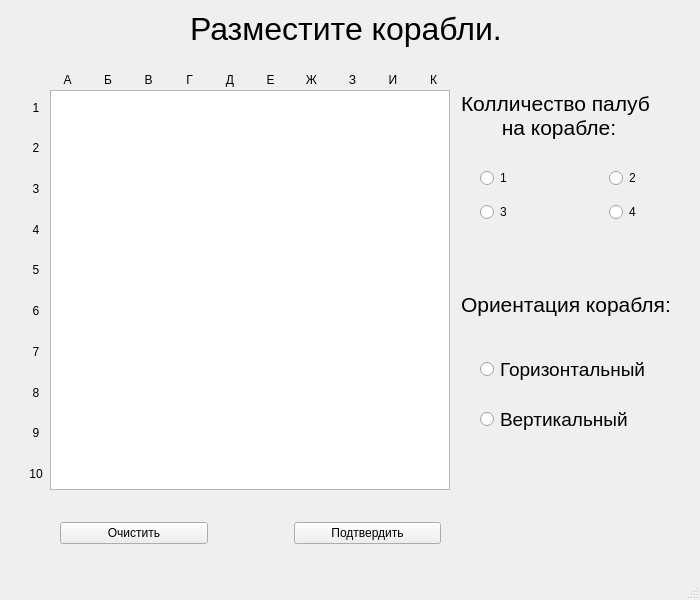
<?xml version="1.0" encoding="UTF-8"?>
<ui version="4.0">
 <class>MainWindow</class>
 <widget class="QMainWindow" name="MainWindow">
  <property name="geometry">
   <rect>
    <x>0</x>
    <y>0</y>
    <width>700</width>
    <height>600</height>
   </rect>
  </property>
  <property name="windowTitle">
   <string>Edit</string>
  </property>
  <widget class="QWidget" name="centralwidget">
   <widget class="QGraphicsView" name="graphicsView">
    <property name="geometry">
     <rect>
      <x>50</x>
      <y>90</y>
      <width>400</width>
      <height>400</height>
     </rect>
    </property>
   </widget>
   <widget class="QWidget" name="layoutWidget">
    <property name="geometry">
     <rect>
      <x>60</x>
      <y>520</y>
      <width>381</width>
      <height>27</height>
     </rect>
    </property>
    <layout class="QHBoxLayout" name="horizontalLayout">
     <item>
      <widget class="QPushButton" name="pushButton">
       <property name="text">
        <string>Очистить</string>
       </property>
      </widget>
     </item>
     <item>
      <spacer name="horizontalSpacer">
       <property name="orientation">
        <enum>Qt::Horizontal</enum>
       </property>
       <property name="sizeType">
        <enum>QSizePolicy::Fixed</enum>
       </property>
       <property name="sizeHint" stdset="0">
        <size>
         <width>80</width>
         <height>20</height>
        </size>
       </property>
      </spacer>
     </item>
     <item>
      <widget class="QPushButton" name="pushButton_2">
       <property name="text">
        <string>Подтвердить</string>
       </property>
      </widget>
     </item>
    </layout>
   </widget>
   <widget class="QWidget" name="layoutWidget">
    <property name="geometry">
     <rect>
      <x>10</x>
      <y>90</y>
      <width>41</width>
      <height>401</height>
     </rect>
    </property>
    <layout class="QVBoxLayout" name="verticalLayout_4">
     <property name="leftMargin">
      <number>11</number>
     </property>
     <item>
      <widget class="QLabel" name="label_4">
       <property name="text">
        <string>1</string>
       </property>
       <property name="alignment">
        <set>Qt::AlignCenter</set>
       </property>
      </widget>
     </item>
     <item>
      <widget class="QLabel" name="label_5">
       <property name="text">
        <string>2</string>
       </property>
       <property name="alignment">
        <set>Qt::AlignCenter</set>
       </property>
      </widget>
     </item>
     <item>
      <widget class="QLabel" name="label_6">
       <property name="text">
        <string>3</string>
       </property>
       <property name="alignment">
        <set>Qt::AlignCenter</set>
       </property>
      </widget>
     </item>
     <item>
      <widget class="QLabel" name="label_7">
       <property name="text">
        <string>4</string>
       </property>
       <property name="alignment">
        <set>Qt::AlignCenter</set>
       </property>
      </widget>
     </item>
     <item>
      <widget class="QLabel" name="label_8">
       <property name="text">
        <string>5</string>
       </property>
       <property name="alignment">
        <set>Qt::AlignCenter</set>
       </property>
      </widget>
     </item>
     <item>
      <widget class="QLabel" name="label_9">
       <property name="text">
        <string>6</string>
       </property>
       <property name="alignment">
        <set>Qt::AlignCenter</set>
       </property>
      </widget>
     </item>
     <item>
      <widget class="QLabel" name="label_10">
       <property name="text">
        <string>7</string>
       </property>
       <property name="alignment">
        <set>Qt::AlignCenter</set>
       </property>
      </widget>
     </item>
     <item>
      <widget class="QLabel" name="label_11">
       <property name="text">
        <string>8</string>
       </property>
       <property name="alignment">
        <set>Qt::AlignCenter</set>
       </property>
      </widget>
     </item>
     <item>
      <widget class="QLabel" name="label_12">
       <property name="text">
        <string>9</string>
       </property>
       <property name="alignment">
        <set>Qt::AlignCenter</set>
       </property>
      </widget>
     </item>
     <item>
      <widget class="QLabel" name="label_13">
       <property name="text">
        <string>10</string>
       </property>
       <property name="alignment">
        <set>Qt::AlignCenter</set>
       </property>
      </widget>
     </item>
    </layout>
   </widget>
   <widget class="QLabel" name="label">
    <property name="geometry">
     <rect>
      <x>190</x>
      <y>10</y>
      <width>318</width>
      <height>37</height>
     </rect>
    </property>
    <property name="font">
     <font>
      <pointsize>24</pointsize>
     </font>
    </property>
    <property name="text">
     <string>Разместите корабли.</string>
    </property>
   </widget>
   <widget class="QWidget" name="layoutWidget">
    <property name="geometry">
     <rect>
      <x>50</x>
      <y>70</y>
      <width>401</width>
      <height>19</height>
     </rect>
    </property>
    <layout class="QHBoxLayout" name="horizontalLayout_4">
     <item>
      <widget class="QLabel" name="label_14">
       <property name="text">
        <string>А</string>
       </property>
       <property name="alignment">
        <set>Qt::AlignCenter</set>
       </property>
      </widget>
     </item>
     <item>
      <widget class="QLabel" name="label_15">
       <property name="text">
        <string>Б</string>
       </property>
       <property name="alignment">
        <set>Qt::AlignCenter</set>
       </property>
      </widget>
     </item>
     <item>
      <widget class="QLabel" name="label_16">
       <property name="text">
        <string>В</string>
       </property>
       <property name="alignment">
        <set>Qt::AlignCenter</set>
       </property>
      </widget>
     </item>
     <item>
      <widget class="QLabel" name="label_17">
       <property name="text">
        <string>Г</string>
       </property>
       <property name="alignment">
        <set>Qt::AlignCenter</set>
       </property>
      </widget>
     </item>
     <item>
      <widget class="QLabel" name="label_18">
       <property name="text">
        <string>Д</string>
       </property>
       <property name="alignment">
        <set>Qt::AlignCenter</set>
       </property>
      </widget>
     </item>
     <item>
      <widget class="QLabel" name="label_19">
       <property name="text">
        <string>Е</string>
       </property>
       <property name="alignment">
        <set>Qt::AlignCenter</set>
       </property>
      </widget>
     </item>
     <item>
      <widget class="QLabel" name="label_20">
       <property name="text">
        <string>Ж</string>
       </property>
       <property name="alignment">
        <set>Qt::AlignCenter</set>
       </property>
      </widget>
     </item>
     <item>
      <widget class="QLabel" name="label_21">
       <property name="text">
        <string>З</string>
       </property>
       <property name="alignment">
        <set>Qt::AlignCenter</set>
       </property>
      </widget>
     </item>
     <item>
      <widget class="QLabel" name="label_22">
       <property name="text">
        <string>И</string>
       </property>
       <property name="alignment">
        <set>Qt::AlignCenter</set>
       </property>
      </widget>
     </item>
     <item>
      <widget class="QLabel" name="label_23">
       <property name="text">
        <string>К</string>
       </property>
       <property name="alignment">
        <set>Qt::AlignCenter</set>
       </property>
      </widget>
     </item>
    </layout>
   </widget>
   <widget class="QLabel" name="label_2">
    <property name="geometry">
     <rect>
      <x>461</x>
      <y>91</y>
      <width>193</width>
      <height>48</height>
     </rect>
    </property>
    <property name="font">
     <font>
      <pointsize>16</pointsize>
     </font>
    </property>
    <property name="text">
     <string>Колличество палуб
       на корабле:</string>
    </property>
   </widget>
   <widget class="QWidget" name="">
    <property name="geometry">
     <rect>
      <x>480</x>
      <y>160</y>
      <width>161</width>
      <height>71</height>
     </rect>
    </property>
    <layout class="QVBoxLayout" name="verticalLayout">
     <item>
      <layout class="QHBoxLayout" name="horizontalLayout_2">
       <item>
        <widget class="QRadioButton" name="radioButton">
         <property name="text">
          <string>1</string>
         </property>
        </widget>
       </item>
       <item>
        <spacer name="horizontalSpacer_2">
         <property name="orientation">
          <enum>Qt::Horizontal</enum>
         </property>
         <property name="sizeHint" stdset="0">
          <size>
           <width>40</width>
           <height>20</height>
          </size>
         </property>
        </spacer>
       </item>
       <item>
        <widget class="QRadioButton" name="radioButton_2">
         <property name="text">
          <string>2</string>
         </property>
        </widget>
       </item>
      </layout>
     </item>
     <item>
      <layout class="QHBoxLayout" name="horizontalLayout_3">
       <item>
        <widget class="QRadioButton" name="radioButton_3">
         <property name="text">
          <string>3</string>
         </property>
        </widget>
       </item>
       <item>
        <spacer name="horizontalSpacer_3">
         <property name="orientation">
          <enum>Qt::Horizontal</enum>
         </property>
         <property name="sizeHint" stdset="0">
          <size>
           <width>40</width>
           <height>20</height>
          </size>
         </property>
        </spacer>
       </item>
       <item>
        <widget class="QRadioButton" name="radioButton_4">
         <property name="text">
          <string>4</string>
         </property>
        </widget>
       </item>
      </layout>
     </item>
    </layout>
   </widget>
   <widget class="QLabel" name="label_3">
    <property name="geometry">
     <rect>
      <x>461</x>
      <y>292</y>
      <width>216</width>
      <height>24</height>
     </rect>
    </property>
    <property name="font">
     <font>
      <pointsize>16</pointsize>
     </font>
    </property>
    <property name="text">
     <string>Ориентация корабля:</string>
    </property>
   </widget>
   <widget class="QWidget" name="">
    <property name="geometry">
     <rect>
      <x>480</x>
      <y>340</y>
      <width>177</width>
      <height>110</height>
     </rect>
    </property>
    <layout class="QVBoxLayout" name="verticalLayout_2">
     <item>
      <widget class="QRadioButton" name="radioButton_5">
       <property name="font">
        <font>
         <pointsize>14</pointsize>
        </font>
       </property>
       <property name="text">
        <string>Горизонтальный</string>
       </property>
      </widget>
     </item>
     <item>
      <widget class="QRadioButton" name="radioButton_6">
       <property name="font">
        <font>
         <pointsize>14</pointsize>
        </font>
       </property>
       <property name="text">
        <string>Вертикальный</string>
       </property>
      </widget>
     </item>
    </layout>
   </widget>
  </widget>
  <widget class="QStatusBar" name="statusbar"/>
 </widget>
 <resources/>
 <connections/>
</ui>
